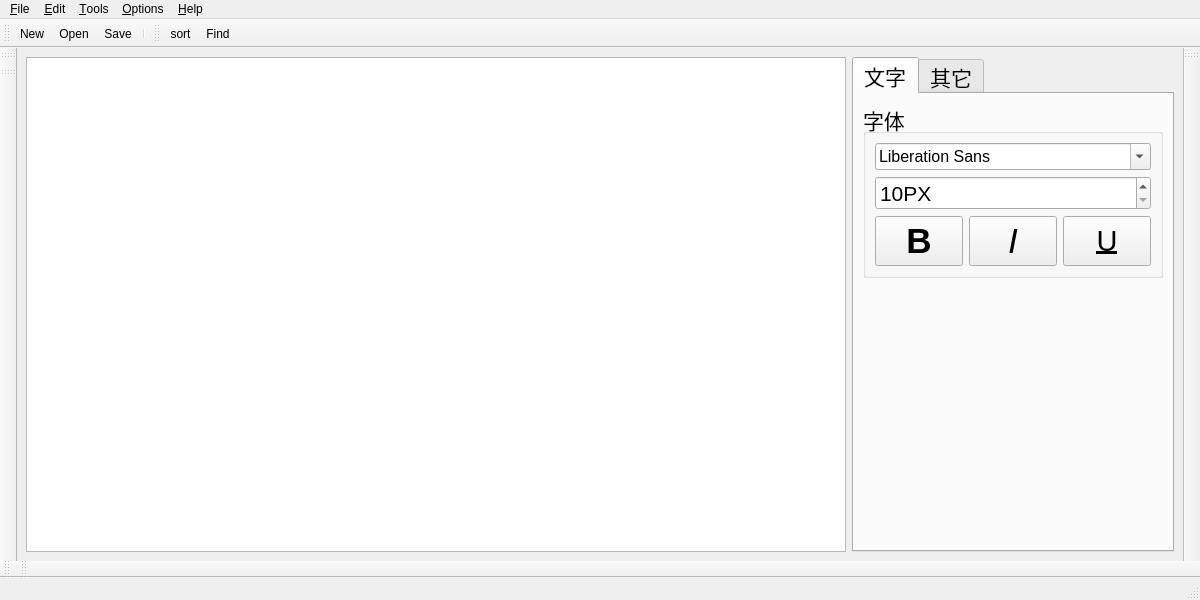
<?xml version="1.0" encoding="UTF-8"?>
<ui version="4.0">
 <class>MainWindow</class>
 <widget class="QMainWindow" name="MainWindow">
  <property name="geometry">
   <rect>
    <x>0</x>
    <y>0</y>
    <width>1200</width>
    <height>600</height>
   </rect>
  </property>
  <property name="sizePolicy">
   <sizepolicy hsizetype="Expanding" vsizetype="Expanding">
    <horstretch>0</horstretch>
    <verstretch>0</verstretch>
   </sizepolicy>
  </property>
  <property name="minimumSize">
   <size>
    <width>0</width>
    <height>0</height>
   </size>
  </property>
  <property name="windowTitle">
   <string>hofsuhgfahsdf</string>
  </property>
  <property name="windowIcon">
   <iconset resource="img.qrc">
    <normaloff>:/new/prefix1/resouce/table.jpg</normaloff>:/new/prefix1/resouce/table.jpg</iconset>
  </property>
  <widget class="QWidget" name="centralwidget">
   <property name="sizePolicy">
    <sizepolicy hsizetype="Expanding" vsizetype="Expanding">
     <horstretch>0</horstretch>
     <verstretch>0</verstretch>
    </sizepolicy>
   </property>
   <layout class="QHBoxLayout" name="horizontalLayout_2">
    <item>
     <layout class="QHBoxLayout" name="horizontalLayout">
      <item>
       <widget class="QTableWidget" name="tableWidget">
        <property name="enabled">
         <bool>true</bool>
        </property>
        <property name="sizePolicy">
         <sizepolicy hsizetype="Expanding" vsizetype="Preferred">
          <horstretch>0</horstretch>
          <verstretch>0</verstretch>
         </sizepolicy>
        </property>
        <property name="minimumSize">
         <size>
          <width>0</width>
          <height>0</height>
         </size>
        </property>
        <property name="contextMenuPolicy">
         <enum>Qt::CustomContextMenu</enum>
        </property>
        <property name="dragEnabled">
         <bool>false</bool>
        </property>
        <property name="sortingEnabled">
         <bool>false</bool>
        </property>
       </widget>
      </item>
      <item>
       <widget class="QTabWidget" name="tabWidget">
        <property name="enabled">
         <bool>true</bool>
        </property>
        <property name="sizePolicy">
         <sizepolicy hsizetype="Fixed" vsizetype="Expanding">
          <horstretch>0</horstretch>
          <verstretch>0</verstretch>
         </sizepolicy>
        </property>
        <property name="minimumSize">
         <size>
          <width>300</width>
          <height>0</height>
         </size>
        </property>
        <property name="font">
         <font>
          <pointsize>16</pointsize>
         </font>
        </property>
        <property name="currentIndex">
         <number>0</number>
        </property>
        <property name="movable">
         <bool>true</bool>
        </property>
        <widget class="QWidget" name="tab">
         <attribute name="title">
          <string>文字</string>
         </attribute>
         <layout class="QFormLayout" name="formLayout_2">
          <item row="0" column="0">
           <widget class="QGroupBox" name="groupBox">
            <property name="sizePolicy">
             <sizepolicy hsizetype="Fixed" vsizetype="Preferred">
              <horstretch>0</horstretch>
              <verstretch>0</verstretch>
             </sizepolicy>
            </property>
            <property name="minimumSize">
             <size>
              <width>300</width>
              <height>0</height>
             </size>
            </property>
            <property name="maximumSize">
             <size>
              <width>300</width>
              <height>16777215</height>
             </size>
            </property>
            <property name="font">
             <font>
              <pointsize>16</pointsize>
             </font>
            </property>
            <property name="title">
             <string>字体</string>
            </property>
            <layout class="QGridLayout" name="gridLayout">
             <item row="0" column="0" colspan="3">
              <widget class="QFontComboBox" name="fontComboBox">
               <property name="font">
                <font>
                 <pointsize>12</pointsize>
                </font>
               </property>
              </widget>
             </item>
             <item row="2" column="2">
              <widget class="QPushButton" name="pushButton_3">
               <property name="minimumSize">
                <size>
                 <width>50</width>
                 <height>50</height>
                </size>
               </property>
               <property name="font">
                <font>
                 <pointsize>22</pointsize>
                 <underline>true</underline>
                </font>
               </property>
               <property name="text">
                <string>U</string>
               </property>
               <property name="checkable">
                <bool>true</bool>
               </property>
              </widget>
             </item>
             <item row="2" column="0">
              <widget class="QPushButton" name="pushButton">
               <property name="minimumSize">
                <size>
                 <width>50</width>
                 <height>50</height>
                </size>
               </property>
               <property name="font">
                <font>
                 <pointsize>26</pointsize>
                 <bold>true</bold>
                </font>
               </property>
               <property name="text">
                <string>B</string>
               </property>
               <property name="checkable">
                <bool>true</bool>
               </property>
              </widget>
             </item>
             <item row="2" column="1">
              <widget class="QPushButton" name="pushButton_2">
               <property name="minimumSize">
                <size>
                 <width>50</width>
                 <height>50</height>
                </size>
               </property>
               <property name="font">
                <font>
                 <pointsize>26</pointsize>
                 <italic>true</italic>
                </font>
               </property>
               <property name="text">
                <string>I</string>
               </property>
               <property name="checkable">
                <bool>true</bool>
               </property>
              </widget>
             </item>
             <item row="1" column="0" colspan="3">
              <widget class="QSpinBox" name="spinBox">
               <property name="font">
                <font>
                 <pointsize>16</pointsize>
                </font>
               </property>
               <property name="accelerated">
                <bool>true</bool>
               </property>
               <property name="suffix">
                <string>PX</string>
               </property>
               <property name="prefix">
                <string/>
               </property>
               <property name="minimum">
                <number>10</number>
               </property>
               <property name="maximum">
                <number>72</number>
               </property>
               <property name="stepType">
                <enum>QAbstractSpinBox::DefaultStepType</enum>
               </property>
              </widget>
             </item>
            </layout>
           </widget>
          </item>
         </layout>
        </widget>
        <widget class="QWidget" name="tab_2">
         <attribute name="title">
          <string>其它</string>
         </attribute>
        </widget>
       </widget>
      </item>
     </layout>
    </item>
   </layout>
  </widget>
  <widget class="QMenuBar" name="menubar">
   <property name="geometry">
    <rect>
     <x>0</x>
     <y>0</y>
     <width>1200</width>
     <height>17</height>
    </rect>
   </property>
   <widget class="QMenu" name="menu_File">
    <property name="title">
     <string>&amp;File</string>
    </property>
    <addaction name="actionNew"/>
    <addaction name="actionOpen"/>
    <addaction name="actionSave"/>
    <addaction name="actionSave_as"/>
    <addaction name="separator"/>
    <addaction name="actionRecent_file"/>
    <addaction name="separator"/>
    <addaction name="actionExit"/>
   </widget>
   <widget class="QMenu" name="menu_Edit">
    <property name="title">
     <string>&amp;Edit</string>
    </property>
    <widget class="QMenu" name="menuSelect">
     <property name="title">
      <string>Select</string>
     </property>
     <addaction name="actionRow"/>
     <addaction name="actionCol"/>
     <addaction name="actionAll"/>
    </widget>
    <addaction name="actionCut"/>
    <addaction name="actionCopy"/>
    <addaction name="actionPaste"/>
    <addaction name="actionDelete"/>
    <addaction name="menuSelect"/>
    <addaction name="separator"/>
    <addaction name="actionGoto"/>
    <addaction name="actionFind"/>
   </widget>
   <widget class="QMenu" name="menu_Tools">
    <property name="title">
     <string>&amp;Tools</string>
    </property>
   </widget>
   <widget class="QMenu" name="menu_Options">
    <property name="title">
     <string>&amp;Options</string>
    </property>
   </widget>
   <widget class="QMenu" name="menu_Help">
    <property name="title">
     <string>&amp;Help</string>
    </property>
    <addaction name="actionAbout_us"/>
    <addaction name="actionAbout_Qt"/>
   </widget>
   <addaction name="menu_File"/>
   <addaction name="menu_Edit"/>
   <addaction name="menu_Tools"/>
   <addaction name="menu_Options"/>
   <addaction name="menu_Help"/>
  </widget>
  <widget class="QToolBar" name="toolBar">
   <property name="windowTitle">
    <string>toolBar</string>
   </property>
   <attribute name="toolBarArea">
    <enum>TopToolBarArea</enum>
   </attribute>
   <attribute name="toolBarBreak">
    <bool>false</bool>
   </attribute>
   <addaction name="actionNew"/>
   <addaction name="actionOpen"/>
   <addaction name="actionSave"/>
   <addaction name="separator"/>
  </widget>
  <widget class="QToolBar" name="toolBar_2">
   <property name="windowTitle">
    <string>toolBar_2</string>
   </property>
   <attribute name="toolBarArea">
    <enum>LeftToolBarArea</enum>
   </attribute>
   <attribute name="toolBarBreak">
    <bool>false</bool>
   </attribute>
  </widget>
  <widget class="QToolBar" name="toolBar_3">
   <property name="windowTitle">
    <string>toolBar_3</string>
   </property>
   <attribute name="toolBarArea">
    <enum>BottomToolBarArea</enum>
   </attribute>
   <attribute name="toolBarBreak">
    <bool>false</bool>
   </attribute>
  </widget>
  <widget class="QToolBar" name="toolBar_4">
   <property name="windowTitle">
    <string>toolBar_4</string>
   </property>
   <attribute name="toolBarArea">
    <enum>LeftToolBarArea</enum>
   </attribute>
   <attribute name="toolBarBreak">
    <bool>false</bool>
   </attribute>
  </widget>
  <widget class="QToolBar" name="toolBar_5">
   <property name="windowTitle">
    <string>toolBar_5</string>
   </property>
   <attribute name="toolBarArea">
    <enum>RightToolBarArea</enum>
   </attribute>
   <attribute name="toolBarBreak">
    <bool>false</bool>
   </attribute>
  </widget>
  <widget class="QToolBar" name="toolBar_6">
   <property name="windowTitle">
    <string>toolBar_6</string>
   </property>
   <attribute name="toolBarArea">
    <enum>BottomToolBarArea</enum>
   </attribute>
   <attribute name="toolBarBreak">
    <bool>false</bool>
   </attribute>
  </widget>
  <widget class="QToolBar" name="toolBar_7">
   <property name="windowTitle">
    <string>toolBar_7</string>
   </property>
   <attribute name="toolBarArea">
    <enum>TopToolBarArea</enum>
   </attribute>
   <attribute name="toolBarBreak">
    <bool>false</bool>
   </attribute>
   <addaction name="actionSort"/>
   <addaction name="actionFind"/>
  </widget>
  <widget class="QStatusBar" name="statusBar"/>
  <action name="actionNew">
   <property name="icon">
    <iconset resource="img.qrc">
     <normaloff>:/new/prefix1/resouce/addFile.ico</normaloff>:/new/prefix1/resouce/addFile.ico</iconset>
   </property>
   <property name="text">
    <string>New</string>
   </property>
   <property name="shortcut">
    <string>Ctrl+N</string>
   </property>
  </action>
  <action name="actionOpen">
   <property name="icon">
    <iconset resource="img.qrc">
     <normaloff>:/new/prefix1/resouce/open.png</normaloff>:/new/prefix1/resouce/open.png</iconset>
   </property>
   <property name="text">
    <string>Open</string>
   </property>
   <property name="shortcut">
    <string>Ctrl+O</string>
   </property>
  </action>
  <action name="actionSave">
   <property name="icon">
    <iconset resource="img.qrc">
     <normaloff>:/new/prefix1/resouce/save.png</normaloff>:/new/prefix1/resouce/save.png</iconset>
   </property>
   <property name="text">
    <string>Save</string>
   </property>
   <property name="shortcut">
    <string>Ctrl+S</string>
   </property>
  </action>
  <action name="actionSave_as">
   <property name="text">
    <string>Save as</string>
   </property>
  </action>
  <action name="actionExit">
   <property name="text">
    <string>Exit</string>
   </property>
  </action>
  <action name="actionCut">
   <property name="icon">
    <iconset resource="img.qrc">
     <normaloff>:/new/prefix1/resouce/cut.webp</normaloff>:/new/prefix1/resouce/cut.webp</iconset>
   </property>
   <property name="text">
    <string>Cut</string>
   </property>
   <property name="shortcut">
    <string>Ctrl+X</string>
   </property>
  </action>
  <action name="actionCopy">
   <property name="icon">
    <iconset resource="img.qrc">
     <normaloff>:/new/prefix1/resouce/copy.webp</normaloff>:/new/prefix1/resouce/copy.webp</iconset>
   </property>
   <property name="text">
    <string>Copy</string>
   </property>
   <property name="shortcut">
    <string>Ctrl+C</string>
   </property>
  </action>
  <action name="actionPaste">
   <property name="icon">
    <iconset resource="img.qrc">
     <normaloff>:/new/prefix1/resouce/paste.webp</normaloff>:/new/prefix1/resouce/paste.webp</iconset>
   </property>
   <property name="text">
    <string>Paste</string>
   </property>
   <property name="shortcut">
    <string>Ctrl+V</string>
   </property>
  </action>
  <action name="actionDelete">
   <property name="text">
    <string>Delete</string>
   </property>
   <property name="shortcut">
    <string>Del</string>
   </property>
  </action>
  <action name="actionRow">
   <property name="text">
    <string>Row</string>
   </property>
  </action>
  <action name="actionCol">
   <property name="text">
    <string>Col</string>
   </property>
  </action>
  <action name="actionAll">
   <property name="text">
    <string>All</string>
   </property>
   <property name="shortcut">
    <string>Ctrl+A</string>
   </property>
  </action>
  <action name="actionGoto">
   <property name="text">
    <string>Goto</string>
   </property>
   <property name="toolTip">
    <string>Goto</string>
   </property>
  </action>
  <action name="actionAbout_us">
   <property name="text">
    <string>About us</string>
   </property>
  </action>
  <action name="actionAbout_Qt">
   <property name="text">
    <string>About Qt</string>
   </property>
  </action>
  <action name="actionRecent_file">
   <property name="text">
    <string>Recent file</string>
   </property>
  </action>
  <action name="actionSort">
   <property name="checkable">
    <bool>true</bool>
   </property>
   <property name="icon">
    <iconset resource="img.qrc">
     <normaloff>:/new/prefix1/resouce/sort.jpg</normaloff>:/new/prefix1/resouce/sort.jpg</iconset>
   </property>
   <property name="text">
    <string>sort</string>
   </property>
  </action>
  <action name="actionFind">
   <property name="icon">
    <iconset resource="img.qrc">
     <normaloff>:/new/prefix1/resouce/find.png</normaloff>:/new/prefix1/resouce/find.png</iconset>
   </property>
   <property name="text">
    <string>Find</string>
   </property>
   <property name="shortcut">
    <string>Ctrl+F</string>
   </property>
  </action>
 </widget>
 <resources>
  <include location="img.qrc"/>
 </resources>
 <connections/>
</ui>
